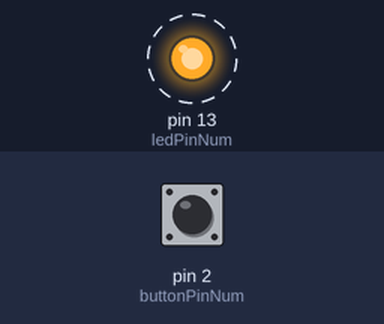
Recording of a sketch running on a simulated Arduino Uno, built with avr-gcc and run on an emulated ATmega328P. On the bench: output pins drawn as LEDs (lit = HIGH). Dashed ring = blinking. The test bench sets the inputs (shaded band); at power-on: pin 2 (buttonPinNum) LOW.

Above: at 0.2 s.
Timing chart, 0 to 3.0 s (numbered marks = the images above):
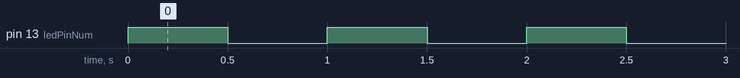

Measured:
- by itself, pin 13 (ledPinNum): alternates HIGH for 0.50 s and LOW for 0.50 s

The sketch:

WarmUpProject0-JaztinTabunda.ino
```cpp
/*
Jaztin Tabunda
Warm-Up Project 0 - Button
COMP 522 - V. Bhatt
1-29-2023
*/

const int buttonPinNum = 2; //pin number for the button
const int ledPinNum = 13; //pin number for the led we are lighting up

int buttonCurrentState = 0; //checks if the button is pressed or not. (0 or 'LOW') if not pressed, (1 or 'HIGH') if pressed
int currentDelay = 1000; //current blink delay is 1000ms = 1s = 1hz
int resetDelay = 125; //this is the last/fastest delay the specs ask for 125ms = 0.125s = 8hz

void setup() {
  // put your setup code here, to run once:
  pinMode(buttonPinNum, INPUT); //sets up button as something that is taking in input
  pinMode(ledPinNum, OUTPUT); //sets up led on Arduino board as something that will show output
}

void loop() {
  // put your main code here, to run repeatedly:

  buttonCurrentState = digitalRead(buttonPinNum); //checks the current state of the button (on/off)

  if(buttonCurrentState == HIGH) //if the button is pressed
  {
    currentDelay = currentDelay / 2; //the currentDelay will be halfed each time the button is pressed (1 -> 0.5 -> 0.25 -> 0.125)
    if(currentDelay < resetDelay) //if the currentDelay is passed 8hz, it will reset back to 1hz
    {
      currentDelay = 1000;
    }
    delay(5000); //blink stops for 5 seconds to show that it changed blink frequencies
  }
  else //if the button isn't pressed, it will continue to blink with the currentDelay
  {
      digitalWrite(ledPinNum, HIGH); //turns led on
      delay((currentDelay / 2)); //delay half the currentDelay
      digitalWrite(ledPinNum, LOW); //turns led off
      delay((currentDelay / 2)); //delay half the currentDelay
      //delay off + delay on = currentDelay
  }


}
```
